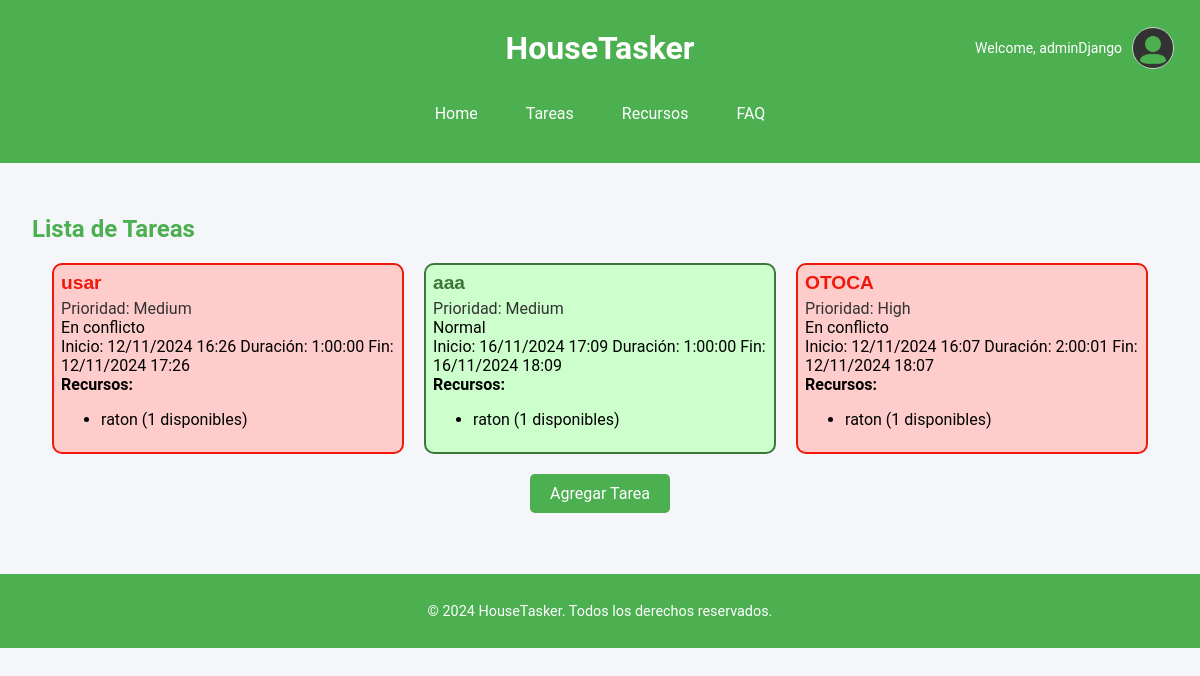
Page /tasks/ (signed in) on the committed database.
### appHouseTasker/models.py (models this page shows, shortened)
class CustomUser(AbstractUser):
    profile_image = models.ImageField(upload_to='profile-pictures/', blank=True, null=True)

class Task(models.Model):
    LOW = 'Low'
    MEDIUM = 'Medium'
    HIGH = 'High'
    PRIORITY_CHOICES = [
        (LOW, 'Low'),
        (MEDIUM, 'Medium'),
        (HIGH, 'High'),
    ]
    title = models.CharField(max_length=255)
    description = models.TextField(blank=True, null=True)
    priority = models.CharField(max_length=6, choices=PRIORITY_CHOICES, default=MEDIUM)
    start_date = models.DateTimeField(default=timezone.now)
    duration = models.DurationField()
    completed = models.BooleanField(default=False)
    resources = models.ManyToManyField('Resource', related_name="tasks", blank=True)
    created_by = models.ForeignKey(CustomUser, on_delete=models.CASCADE)
    is_overlapping = models.BooleanField(default=False)
    def end_date(self):
        return self.start_date + self.duration

class Resource(models.Model):
    CATEGORY_CHOICES = [
        ('cleaning', 'Limpieza'),
        ('vehicle', 'Vehículo'),
        ('kitchen', 'Cocina'),
        ('others', 'Otros'),
    ]
    name = models.CharField(max_length=100, unique=True, help_text="Nombre del recurso, e.g., Jabon, Coche, Llaves.")
    description = models.TextField(blank=True, help_text="Descripción opcional del recurso y sus características.")
    quantity = models.PositiveIntegerField(default=1, help_text="Cantidad disponible de este recurso.")
    category = models.CharField(max_length=50, choices=CATEGORY_CHOICES, default='others', help_text="Categoría del recurso.")
    is_available = models.BooleanField(default=True, help_text="Indica si el recurso está disponible para uso.")

### appHouseTasker/views.py (the view)
# urls.py: path('tasks/', views.task_list, name='task_list'),  # List all tasks
@login_required
def task_list(request):
    tasks = Task.objects.all()
    for task in tasks:
        overlapping = False
        task_end_date = task.start_date + task.duration
        for resource in task.resources.all():
            overlapping_count = sum(
                1 for t in resource.tasks.exclude(id=task.id)
                if not (t.start_date >= task_end_date or t.start_date + t.duration <= task.start_date)
            )
            if overlapping_count >= resource.quantity:
                overlapping = True
                break
        task.is_overlapping = overlapping
        task.save()
    return render(request, 'task_list.html', {'tasks': tasks})

### appHouseTasker/templates/task_list.html (shortened to what this page needs)
{% extends "base.html" %}
{% load static %}
{% block head %}
<link rel="stylesheet" href="{% static 'css/task_list.css' %}">
{% endblock %}
{% block main %}
<h2>Lista de Tareas</h2>
<div class="task-container">
  {% for task in tasks %}
    <div class="task-item {% if task.is_overlapping %}task-overlapping{% else %}task-ok{% endif %}">
      <a href="{% url 'task_detail' task.id %}">{{ task.title }}</a>
      <span class="priority">Prioridad: {{ task.get_priority_display }}</span>
      {% if task.is_overlapping %}
        <span class="status">En conflicto</span>
      {% else %}
        <span class="status">Normal</span>
      {% endif %}
      <div class="task-dates">
        <span class="start-date">Inicio: {{ task.start_date|date:"d/m/Y H:i" }}</span>
        <span class="duration">Duración: {{ task.duration }}</span>
        <span class="end-date">Fin: {{ task.end_date|date:"d/m/Y H:i" }}</span>
      </div>
      <div class="task-resources">
        <strong>Recursos:</strong>
        {% if task.resources.all %}
          <ul>
            {% for resource in task.resources.all %}
              <li>{{ resource.name }} ({{ resource.quantity }} disponibles)</li>
            {% endfor %}
          </ul>
        {% else %}
          <p>No se asignaron recursos a esta tarea.</p>
        {% endif %}
      </div>
    </div>
  {% empty %}
    <p>No se encontraron tareas.</p>
  {% endfor %}
</div>
<div class="add-task-button-container">
  <a href="{% url 'task_create' %}" class="add-task-button">Agregar Tarea</a>
</div>
{% endblock %}

### appHouseTasker/templates/base.html (shortened to what this page needs)
{% load static %}
<!DOCTYPE html>
<html lang="es">
	<head>
		<link rel="stylesheet" href="{% static 'css/ht.css' %}">
		<link rel="stylesheet" href="{% static 'css/fonts.css' %}">
		{% block head %}{% endblock %}
	</head>
	<body>
		<header>
            <div class="header-container">
                <h1>{% block header-title %}HouseTasker{% endblock %}</h1>
                <div class="user-info">
                    {% if user.is_authenticated %}
                        <div class="profile">
                            <p>Welcome, {{ user.username }}</p>
                            {% if user.profile_image %}
                                <img src="{{ user.profile_image.url }}" alt="Profile picture" class="profile-pic">
                            {% else %}
                                <img src="{% static 'img/default_pfp.png' %}" alt="Default profile picture" class="profile-pic">
                            {% endif %}
                        </div>
                    {% endif %}
                </div>
            </div>
            <nav>
                {% block nav %}
                <a href="{% url 'home' %}">Home</a>
                <a href="{% url 'task_list' %}">Tareas</a>
                <a href="{% url 'resource_list' %}">Recursos</a>
                <a href="FAQ.html">FAQ</a>
                {% endblock %}
            </nav>
        </header>
		<main>
			{% block main %}
			{% endblock %}
		</main>
		<footer>
			<p>© 2024 HouseTasker. Todos los derechos reservados.</p>
		</footer>
	</body>
</html>

### appHouseTasker/static/css/ht.css (style rules this page uses)
body, html { font-family: Arial, sans-serif; margin: 0; padding: 0; color: #333; background-color: #f4f6f9; }
header, footer { background-color: #4CAF50; color: white; text-align: center; padding: 1em; }
h1 { font-size: 2em; margin: 0; }
h2, h3 { color: #4CAF50; }
main { padding: 2em; }
nav { display: flex; justify-content: center; gap: 1em; margin: 1em 0; }
nav a { color: white; text-decoration: none; padding: 0.5em 1em; }
footer { margin-top: 2em; font-size: 0.9em; }
.header-container { display: grid; grid-template-columns: 1fr auto 1fr; align-items: center; padding: 10px; position: relative; }
.header-container h1 { grid-column: 2; text-align: center; margin: 0; }
.user-info { grid-column: 3; justify-self: end; }
.user-info .profile { display: flex; align-items: center; }
.user-info .profile p { margin-right: 10px; font-size: 14px; }
.profile-pic { width: 40px; height: 40px; border-radius: 50%; border: 1px solid #ccc; }

### appHouseTasker/static/css/task_list.css (style rules this page uses)
.task-container { display: grid; gap: 20px; margin: 20px; }
.task-item { background-color: #fff; border: 2px solid #4CAF50; border-radius: 10px; padding: 2%; transition: background-color 0.3s ease; }
.task-item a { font-family: Arial, sans-serif; font-weight: bold; color: #4CAF50; font-size: 1.2em; text-decoration: none; }
.task-item .priority { color: #333; display: block; margin-top: 5px; }
.add-task-button-container { display: flex; justify-content: center; margin-top: 20px; }
.add-task-button { background-color: #4CAF50; color: white; padding: 10px 20px; text-align: center; text-decoration: none; font-size: 16px; border-radius: 5px; transition: background-color 0.3s ease; }
.task-overlapping { background-color: #ffcccc; color: #000000; border-color: #f0180a; }
.task-overlapping a { color: #f0180a; }
.task-ok { background-color: #ccffcc; color: #000000; border-color: #3c763d; }
.task-ok a { color: #3c763d; }
@media only screen and (min-width: 961px) { .task-container { grid-template-columns: 1fr 1fr 1fr; } }

### rows in the picture
CustomUser: username "adminDjango"
Task: title "usar", priority "Medium", is_overlapping "En conflicto", start_date "12/11/2024 16:26", duration "1:00:00", end_date "12/11/2024 17:26"
Resource: name "raton", quantity "1"
Task: title "aaa", priority "Medium", is_overlapping "Normal", start_date "16/11/2024 17:09", duration "1:00:00", end_date "16/11/2024 18:09"
Task: title "OTOCA", priority "High", is_overlapping "En conflicto", start_date "12/11/2024 16:07", duration "2:00:01", end_date "12/11/2024 18:07"
